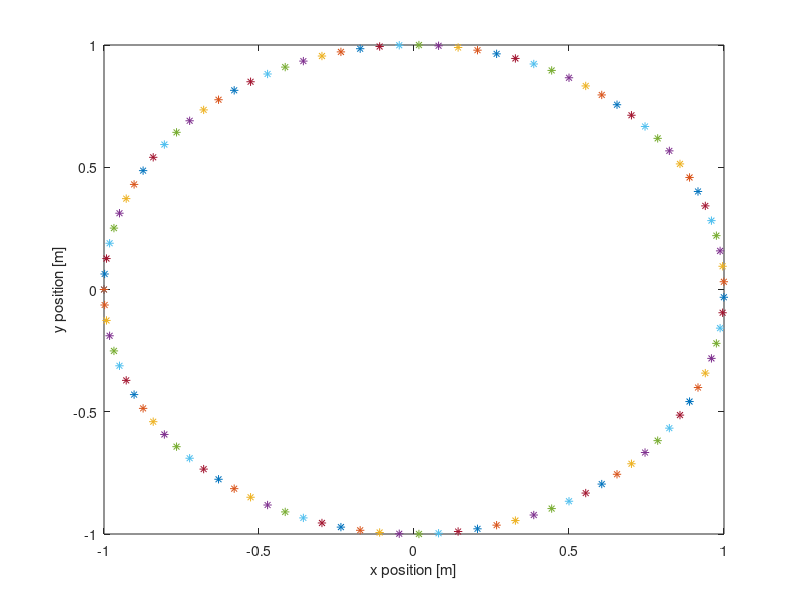

This chart was generated by the following MATLAB code:
%% Initialize states
d = 1;   
N=100;
tet = linspace(-pi,pi,N);                     %teta variable between 0 and 1
x =  d*cos(tet);                        %x variable between 0 and 1
y = d*sin(tet);                     %y variable between 0 and 1
xt = [x; y; tet];                   %state matrix
%% Plot the positions
for i=1:N
    plot(x(i),y(i),'*');
    hold on;
end
xlabel('x position [m]'); ylabel('y position [m]');


